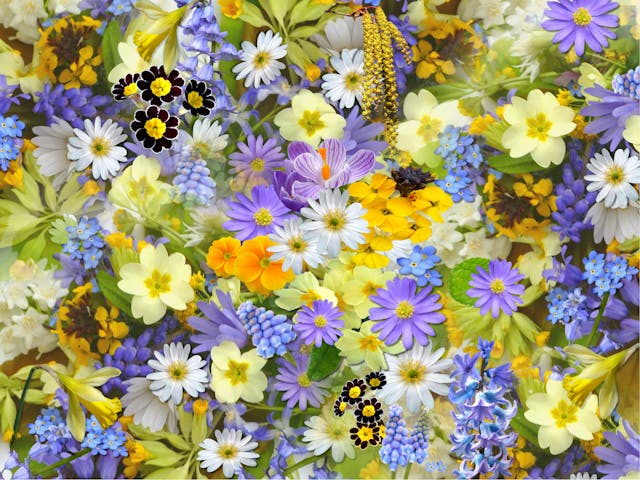
#> input picture 01-image-processing-basics/images/flowers.jpg, 640 x 480 px
$ python image-histogram.py
#> lines starting #> are read from the running program, lines starting #| are printed output that depends on the picture
import cv2 as cv
import numpy as np
import matplotlib.pyplot as plt
import os


def colorHistogram(path):
    img = cv.imread(path)
#> img is the input picture: shape (480, 640, 3); mean B, G, R 119, 152.8, 158.6
    plt.figure()
    plt.imshow(img)
    imgRGB = cv.cvtColor(img, cv.COLOR_BGR2RGB)

    plt.figure()
    plt.imshow(imgRGB)

    colors = ['b','g','r']
    plt.figure()
    for i in range(len(colors)):
        hist = cv.calcHist([imgRGB], [i], None, [256], [0,256])
        plt.plot(hist, colors[i])
        plt.xlabel('pixel int')
        plt.ylabel('% of pixels')

    plt.show()
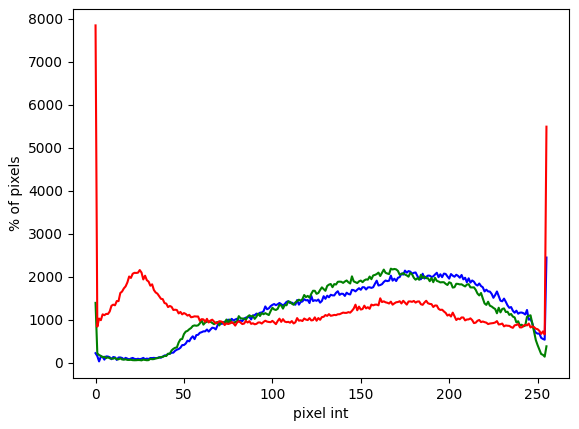
#> figure drawn by matplotlib, 1 panel; curve peaks at x = 255, y = 2444; curve peaks at x = 167, y = 2186; curve peaks at x = 0, y = 7843


if __name__ == "__main__":
    root =  os.path.dirname(os.path.abspath(__file__))
    path = os.path.join(root, "images", "flowers.jpg")
    colorHistogram(path)

$ run again, with 01-image-processing-basics/images/cat3.jpg copied over 01-image-processing-basics/images/flowers.jpg
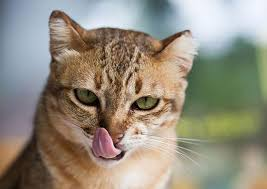
#> input picture 01-image-processing-basics/images/cat3.jpg, 267 x 189 px
#> in colorHistogram, img is the input picture: shape (189, 267, 3); mean B, G, R 125.8, 140.7, 147.5
#> in colorHistogram, `plt.show()`:
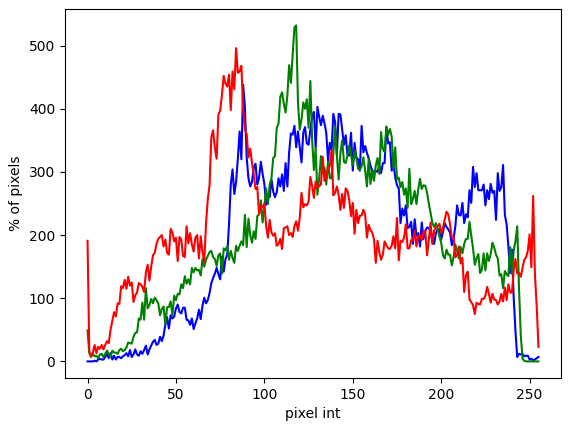
#> figure drawn by matplotlib, 1 panel; curve peaks at x = 88, y = 438; curve peaks at x = 118, y = 532; curve peaks at x = 84, y = 496

$ run again, with 01-image-processing-basics/images/cat1.png saved as 01-image-processing-basics/images/flowers.jpg
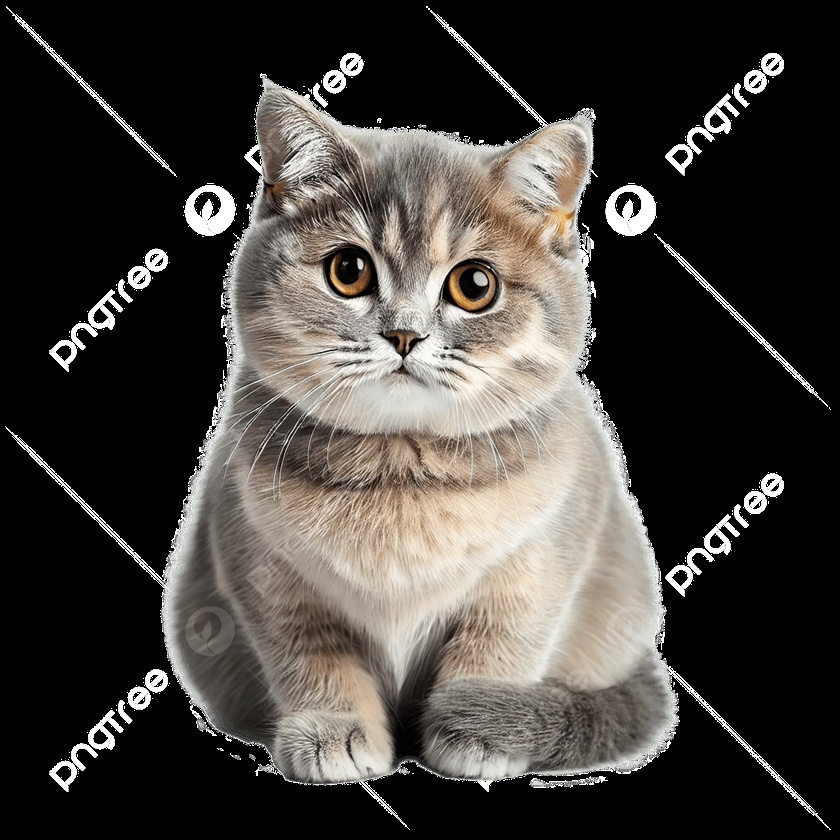
#> input picture 01-image-processing-basics/images/cat1.png, 840 x 840 px, shrunk from 1200 x 1200 before the run
#> in colorHistogram, img is the input picture: shape (840, 840, 3); mean B, G, R 60.2, 64.3, 67.9
#> in colorHistogram, `plt.show()`:
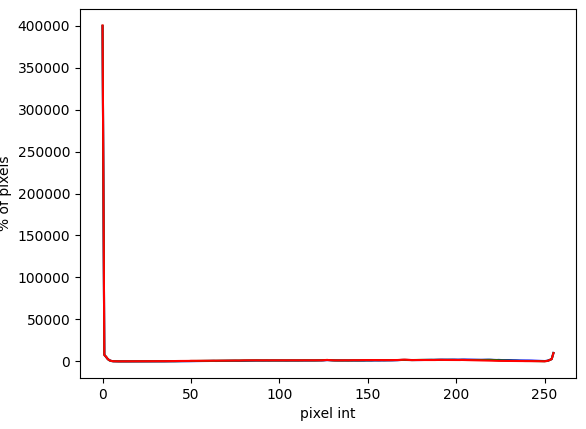
#> figure drawn by matplotlib, 1 panel; curve peaks at x = 0, y = 399288; curve peaks at x = 0, y = 399572; curve peaks at x = 0, y = 400171
